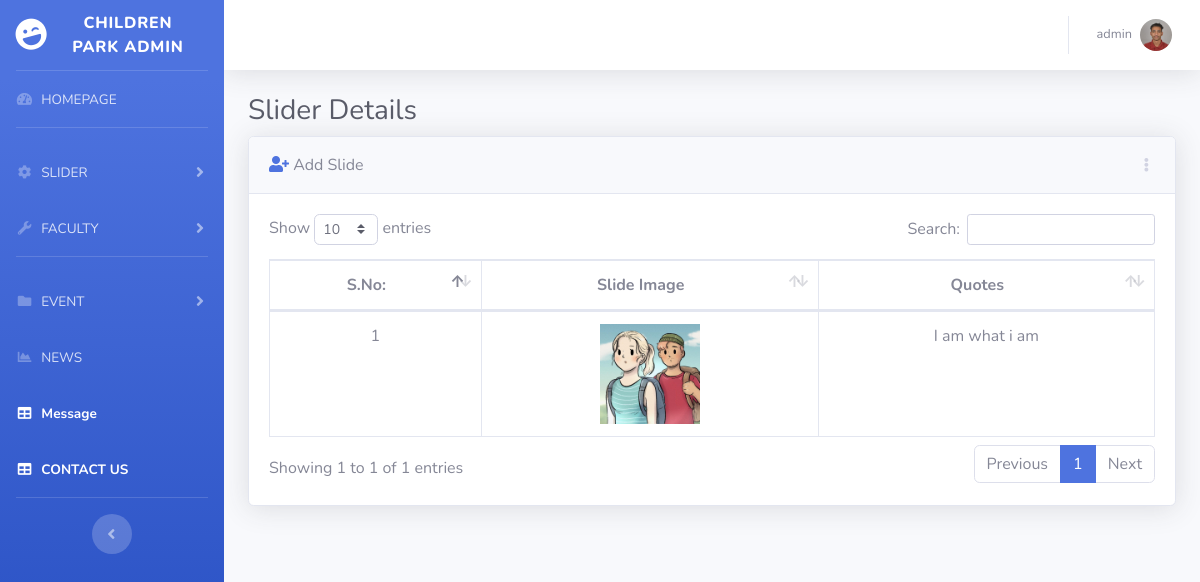
Page /admin/home.php on the committed database.
### tables this page shows
CREATE TABLE `register` (
  `id` int(50) NOT NULL,
  `username` varchar(100) NOT NULL,
  `email` varchar(100) NOT NULL,
  `password` varchar(100) NOT NULL,
  `file` varchar(200) NOT NULL
);

CREATE TABLE `slide` (
  `id` int(40) NOT NULL,
  `file` varchar(200) NOT NULL,
  `quotes` varchar(300) NOT NULL
);

### admin/home.php (the view, shortened to what this page needs)
<!DOCTYPE html>
<html lang="en">
<head>
  <link href="vendor/fontawesome-free/css/all.min.css" rel="stylesheet" type="text/css">
  <link href="css/sb-admin-2.min.css" rel="stylesheet">
  <link href="vendor/datatables/dataTables.bootstrap4.min.css" rel="stylesheet">
</head>
<body id="page-top">
  <div id="wrapper">
    <ul class="navbar-nav bg-gradient-primary sidebar sidebar-dark accordion" id="accordionSidebar">
      <a class="sidebar-brand d-flex align-items-center justify-content-center" href="home.php">
        <div class="sidebar-brand-icon rotate-n-15">
          <i class="fas fa-laugh-wink"></i>
        </div>
        <div class="sidebar-brand-text mx-3">Children Park Admin </div>
      </a>
      <hr class="sidebar-divider my-0">
      <li class="nav-item">
        <a class="nav-link" href="home.php">
          <i class="fas fa-fw fa-tachometer-alt"></i>
          <span>HOMEPAGE</span></a>
      </li>
      <hr class="sidebar-divider">
      <li class="nav-item">
        <a class="nav-link collapsed" href="#" data-toggle="collapse" data-target="#collapseTwo" aria-expanded="true" aria-controls="collapseTwo">
          <i class="fas fa-fw fa-cog"></i>
          <span>SLIDER</span>
        </a>
      </li>
      <li class="nav-item">
        <a class="nav-link collapsed" href="#" data-toggle="collapse" data-target="#collapseUtilities" aria-expanded="true" aria-controls="collapseUtilities">
          <i class="fas fa-fw fa-wrench"></i>
          <span>FACULTY</span>
        </a>
      </li>
      <hr class="sidebar-divider">
      <li class="nav-item">
        <a class="nav-link collapsed" href="#" data-toggle="collapse" data-target="#collapsePages" aria-expanded="true" aria-controls="collapsePages">
          <i class="fas fa-fw fa-folder"></i>
          <span>EVENT</span>
        </a>
      </li>
      <li class="nav-item">
        <a class="nav-link" href="news.php">
          <i class="fas fa-fw fa-chart-area"></i>
          <span>NEWS</span></a>
      </li>
      <li class="nav-item active">
        <a class="nav-link" href="message.html">
          <i class="fas fa-fw fa-table"></i>
          <span>Message </span></a>
      </li>
      <li class="nav-item active">
        <a class="nav-link" href="contact.php">
          <i class="fas fa-fw fa-table"></i>
          <span>CONTACT US</span></a>
      </li>
      <hr class="sidebar-divider d-none d-md-block">
      <div class="text-center d-none d-md-inline">
        <button class="rounded-circle border-0" id="sidebarToggle"></button>
      </div>
    </ul>
    <div id="content-wrapper" class="d-flex flex-column">
      <div id="content">
        <?php
        include("search.php");
        ?>
        <div class="container-fluid">
          <h1 class="h3 mb-2 text-gray-800">Slider   Details</h1>
          <div class="card shadow mb-4">
            <div class="card-header py-3 d-flex flex-row align-items-center justify-content-between">
            <div class="">
              <a href="addslide.html"><i class="fas fa-user-plus"></i></a> Add Slide
            </div>
                <div class="dropdown no-arrow">
                    <a class="dropdown-toggle" href="#" role="button" id="dropdownMenuLink" data-toggle="dropdown" aria-haspopup="true" aria-expanded="false">
                      <i class="fas fa-ellipsis-v fa-sm fa-fw text-gray-400"></i>
                    </a>
                  </div>
                </div>
            <div class="card-body">
              <div class="table-responsive">
                <table class="table table-bordered" id="dataTable" width="100%" cellspacing="0">
                  <thead>
                    <tr>
                      <th>S.No:</th>
                      <th>Slide Image</th>
                      <th>Quotes</th>
                    </tr>
                  </thead>
                  <?php
                  include_once("config.php");
                  $sql="SELECT * FROM slide ORDER BY id desc";
                  $result=mysqli_query($conn,$sql);
                    $count=1;
                  if($result){
                  while($row=mysqli_fetch_assoc($result)){?>
                    <tr>
                    <td align="center"><?php echo $count; ?></td>
                  <td align="center"><?php echo '<img src="uploads/'. $row["file"].'"height= "100" width="100" alt=" ">'; ?></td>
                  <td align="center"><?php echo $row["quotes"]; ?></td>
                    </tr>
                    <?php $count++;?>
                    <?php
                    }
                  }
                  ?>
              </div>
            </div>
          </div>
        </div>
      </div>
    </div>
  </div>
</body>
</html>

### admin/search.php (shortened to what this page needs)
<nav class="navbar navbar-expand navbar-light bg-white topbar mb-4 static-top shadow">
                    <ul class="navbar-nav ml-auto">
                        <li class="nav-item dropdown no-arrow">
                        <?php
                  include_once("config.php");
                  $sql="SELECT username,file FROM register ORDER BY id desc";
                  $result=mysqli_query($conn,$sql);
                  if($result){
                    while($row=mysqli_fetch_assoc($result)){?>
                            <a class="nav-link dropdown-toggle" href="#" id="userDropdown" role="button"
                                data-toggle="dropdown" aria-haspopup="true" aria-expanded="false">
                                <span class="mr-2 d-none d-lg-inline text-gray-600 small"><?php echo $row["username"]; ?> </span>
                                <?php echo '<img src="uploads/'. $row["file"].'"class="img-profile rounded-circle">'; ?>
                            </a>
                            <?php
                    }
                  }
                  ?>
                        </li>
                    </ul>
                </nav>

### admin/home.php (style rules this page uses)
th { text-align:center; }

### rows in the picture
register: username "admin", file (picture)
slide: file (picture), quotes "I am what i am"
